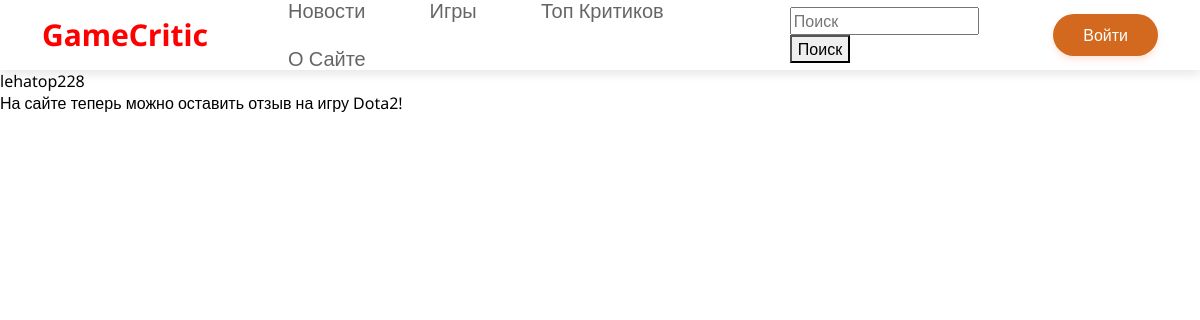
Page /news/4 on the committed database.
### data/users.py (models this page shows, shortened)
class User(SqlAlchemyBase, UserMixin):
    __tablename__ = 'users'
    id = sqlalchemy.Column(sqlalchemy.Integer, primary_key=True, autoincrement=True)
    login = sqlalchemy.Column(sqlalchemy.String, nullable=False, unique=True)
    name = sqlalchemy.Column(sqlalchemy.String, nullable=True)
    surname = sqlalchemy.Column(sqlalchemy.String, nullable=True)
    email = sqlalchemy.Column(sqlalchemy.String, nullable=True, unique=True)
    profile_photo = sqlalchemy.Column(sqlalchemy.String, nullable=True)
    rating = sqlalchemy.Column(sqlalchemy.Integer, default=0)
    certified = sqlalchemy.Column(sqlalchemy.Boolean, default=False)
    rank = sqlalchemy.Column(sqlalchemy.String, default='Любитель')
    hashed_password = sqlalchemy.Column(sqlalchemy.String, nullable=True)
    modified_date = sqlalchemy.Column(sqlalchemy.DateTime, default=datetime.datetime.now())
    reviews = orm.relationship('Review', back_populates='user')
    news = orm.relationship('News', back_populates='user')

### data/news.py (models this page shows, shortened)
class News(SqlAlchemyBase):
    __tablename__ = 'news'
    id = sqlalchemy.Column(sqlalchemy.Integer, primary_key=True, autoincrement=True)
    title = sqlalchemy.Column(sqlalchemy.String)
    content = sqlalchemy.Column(sqlalchemy.String)
    author = sqlalchemy.Column(sqlalchemy.Integer, sqlalchemy.ForeignKey('users.id'))
    likes = sqlalchemy.Column(sqlalchemy.Integer, default=0)
    dislikes = sqlalchemy.Column(sqlalchemy.Integer, default=0)
    date = sqlalchemy.Column(sqlalchemy.DateTime, default=datetime.now())
    changed = sqlalchemy.Column(sqlalchemy.Boolean, default=False)
    official = sqlalchemy.Column(sqlalchemy.Boolean, default=False)
    approved = sqlalchemy.Column(sqlalchemy.Boolean, default=False)
    user = orm.relationship('User')

### main.py (the view)
@app.route('/news/<int:news_id>')
def get_news(news_id: int):
    db_sess = db_session.create_session()
    news = db_sess.get(News, news_id)
    return render_template('news_info.html', news=news)

### forms/search.py
class SearchForm(FlaskForm):
    searched = StringField('Searched', validators=[DataRequired()])
    submit = SubmitField('Искать')

### data/db_session.py (called while the page is built)
def create_session() -> Session:
    global __factory
    return __factory()

### main.py (called while the page is built)
@app.context_processor
def base():
    form = SearchForm()
    return dict(form=form)

### templates/news_info.html (shortened to what this page needs)
{%extends 'index.html'%}
{%block body%}
<div class="news">
    <div class="news-title">
        {{news.user.login}}
    </div>
    <div class="news-content">
        {{news.content}}
    </div>
</div>
{%endblock%}

### static/css/styles.css (style rules this page uses)
body { position: relative; font-family: 'Noto Sans', sans-serif; font-size: 16px; line-height: 1.4; color: #000; min-width: 320px; overflow-x: hidden; height: auto; }

### rows in the picture
User: user.login "lehatop228"
News: content "На сайте теперь можно оставить отзыв на игру Dota2!"
